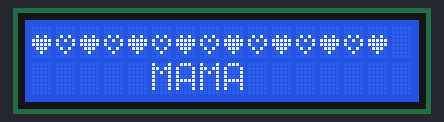
This sketch was run on a simulated Arduino Uno, built with avr-gcc and run on an emulated ATmega328P. Parts: 16×2 character LCD.

Above: at 0.1 s.
At 2.6 s:
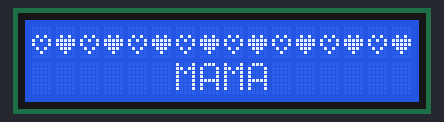

The sketch:

carita_fachera.ino
```cpp
#include <LiquidCrystal.h>

LiquidCrystal lcd(12, 11, 5, 4, 3, 2); // RS, E, D4, D5, D6, D7

byte customChar1[] = {B00000,B00000,B01010,B10101,B10001,B01010,B00100,B00000,};
byte customChar2[] = {B00000,B00000,B01010,B11111,B11111,B01110,B00100,B00000,};

void setup() {
  lcd.begin(16, 2);
  lcd.createChar(1, customChar1);
  lcd.createChar(2, customChar2);
  lcd.home();
  lcd.write(1);
  lcd.setCursor(1,0);
  lcd.write(2);
  lcd.setCursor(2,0);
  lcd.write(1);
  lcd.setCursor(3,0);
  lcd.write(2);
  lcd.setCursor(4,0);
  lcd.write(1);
  lcd.setCursor(5,0);
  lcd.write(2);
  lcd.setCursor(6,0);
  lcd.write(1);
  lcd.setCursor(7,0);
  lcd.write(2);
  lcd.setCursor(8,0);
  lcd.write(1);
  lcd.setCursor(9,0);
  lcd.write(2);
  lcd.setCursor(10,0);
  lcd.write(1);
  lcd.setCursor(11,0);
  lcd.write(2);
  lcd.setCursor(12,0);
  lcd.write(1);
  lcd.setCursor(13,0);
  lcd.write(2);
  lcd.setCursor(14,0);
  lcd.write(1);
  lcd.setCursor(15,0);
  lcd.write(2);
  lcd.setCursor(6,1);
  lcd.write("MAMA");
  lcd.scrollDisplayLeft();
  delay(500);
  lcd.scrollDisplayRight();
  delay(500);
  lcd.scrollDisplayLeft();
  delay(500);
  lcd.scrollDisplayRight();
  delay(500);
  lcd.scrollDisplayLeft();
  delay(500);
  lcd.scrollDisplayRight();
  delay(500);
}

void loop() { }
```
